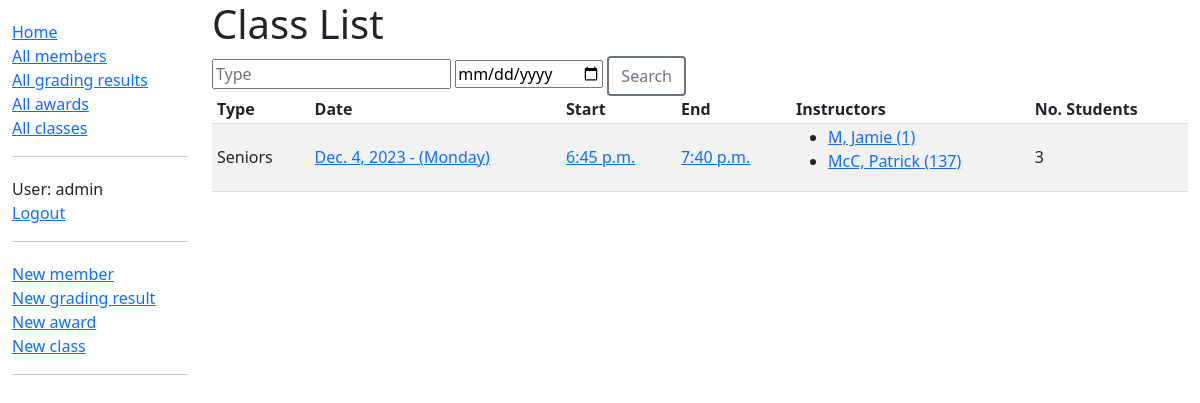
The app's page /dashboard/classes/ (signed in), older data.
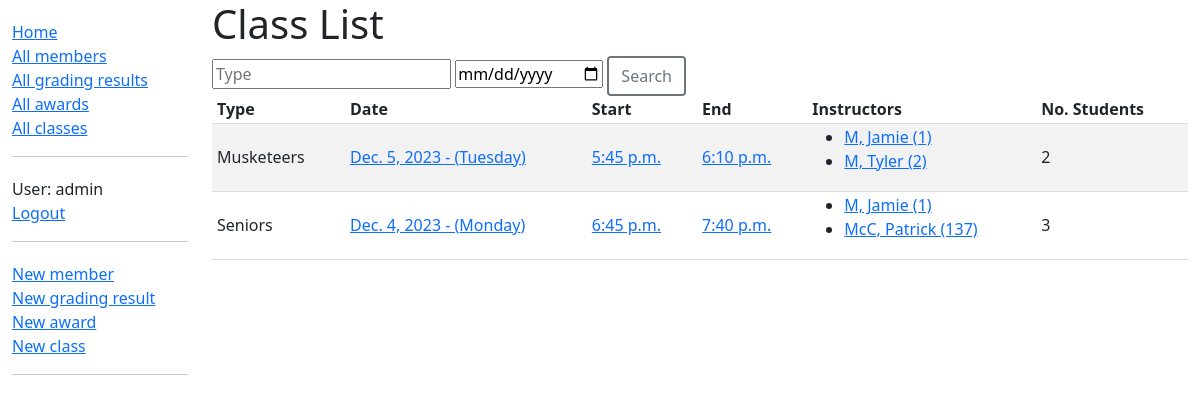
The same page, newer data.
### dashboard/models.py (models this page shows, shortened)
class Class(models.Model):
    date = models.DateField()
    start = models.TimeField()
    end = models.TimeField()
    type = models.CharField(max_length=2, choices=GRADINGS)
    instructors = models.ManyToManyField(Member, help_text='Who taught this class?', related_name='instructors2classes', blank=True)
    students = models.ManyToManyField(Member, help_text='Who attended this class?', related_name='students2classes', blank=True)
    class Meta:
        ordering = ['-date', '-start']
    def get_absolute_url(self):
        return reverse('class-detail', args=[str(self.id)])

class Member(models.Model):
    first_name = models.CharField(max_length=50)
    last_name = models.CharField(max_length=50)
    idnumber = models.SmallIntegerField(verbose_name="ID Number")
    address_line_1 = models.CharField(max_length=200, help_text="Unit, Street Number and Name", blank=True)
    address_line_2 = models.CharField(max_length=200, help_text="Suburb", blank=True)
    address_line_3 = models.CharField(max_length=4, help_text="Postcode", blank=True)
    date_of_birth = models.DateField()
    belt = models.CharField(max_length=50, choices=BELT_CHOICES, blank=True)
    email = models.EmailField()
    phone = models.CharField(max_length=100)
    team_leader_instructor = models.CharField(max_length=2, choices=TL_INST_RANKS, blank=True, verbose_name="Team Leader/Instructor")
    active = models.BooleanField(default=True)
    class Meta:
        ordering = ['-belt','idnumber']
    def __str__(self):
        return f'{self.last_name}, {self.first_name} ({self.idnumber})'
    def get_absolute_url(self):
        return reverse('member-detail', args=[str(self.id)])

### dashboard/views.py (the view, shortened to what this page needs)
# urls.py: path('classes/', views.ClassListView.as_view(), name='classes'),
class ClassListView(LoginRequiredMixin, generic.ListView):
    model = Class
    paginate_by = 15
    def get_queryset(self):
        type = self.request.GET.get('type')
        date_str = self.request.GET.get('date')
        if not (type or date_str):
            return Class.objects.all()

### dashboard/templates/dashboard/class_list.html
{% extends "base_generic.html" %}
{% block content %}
<h1>Class List</h1>
<form method="get">
  <input type="text" name="type" placeholder="Type">
  <input type="date" name="date" placeholder="Date">
  <button type="submit" class="btn btn-outline-secondary btn-outline-thicker">Search</button>
</form>
  {% if class_list %}
  <table style="width: 100%;">
    <tr>
      <th>Type</th>
      <th>Date</th>
      <th>Start</th>
      <th>End</th>
      <th>Instructors</th>
      <th>No. Students</th>
    </tr>
    {% for class in class_list %}
      <tr class="content">
        <td>{{ class.get_type_display }}</td>
        <td><a href="{{ class.get_absolute_url }}">{{ class.date }} - ({{ class.date|date:"l" }})</a></td>
        <td><a href="{{ class.get_absolute_url }}">{{ class.start }}</a></td>
        <td><a href="{{ class.get_absolute_url }}">{{ class.end }}</a></td>
        <td><ul>
            {% for instructor in class.instructors.all %}
                <li><a href="{{ instructor.get_absolute_url }}">{{ instructor }}</a></li>
            {% endfor %}
        </ul></td>
        <td>{{ class.students.all.count }}</td>
      </tr>
    {% endfor %}
  </table>
  {% else %}
    <p>There are no classes.</p>
  {% endif %}
{% endblock %}

Row changes from the older to the newer data that the page shows:
added Class: type "Musketeers", date "Dec. 5, 2023", date "Tuesday", start "5:45 p.m.", end "6:10 p.m.", students.all.count "2", Member (last_name+first_name+idnumber "M, Jamie (1)")
now on this page (row unchanged): Member: last_name+first_name+idnumber "M, Tyler (2)", shown under "Musketeers"
